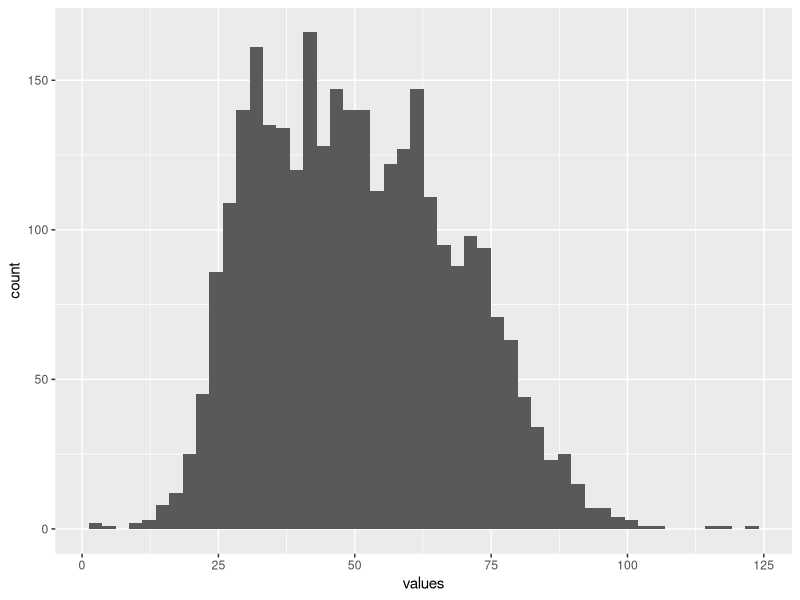
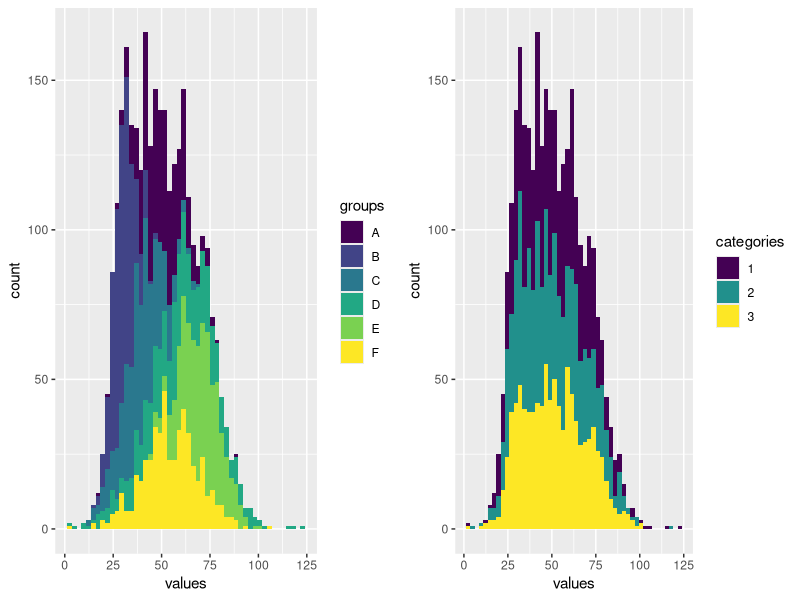
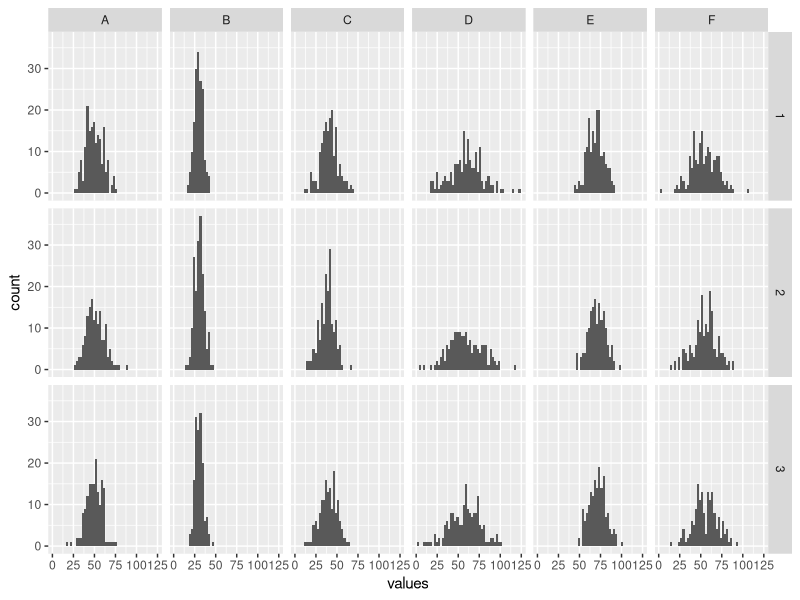
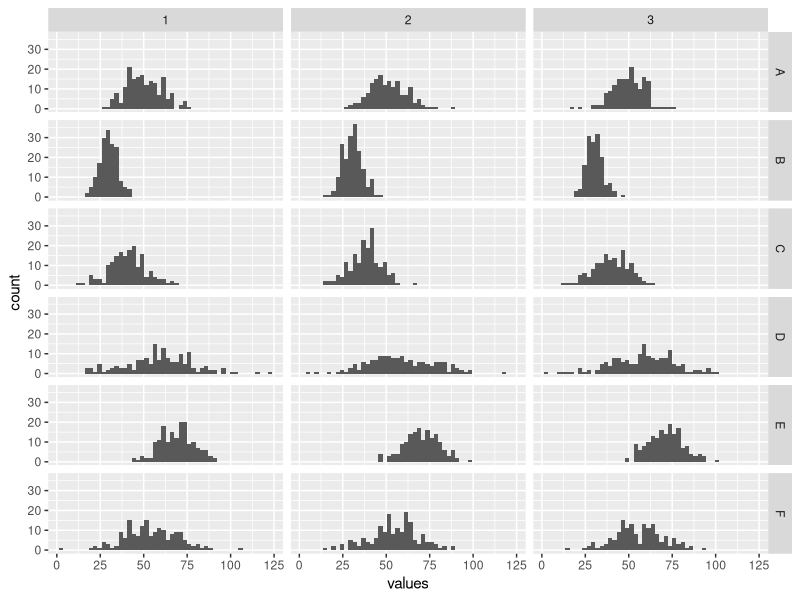
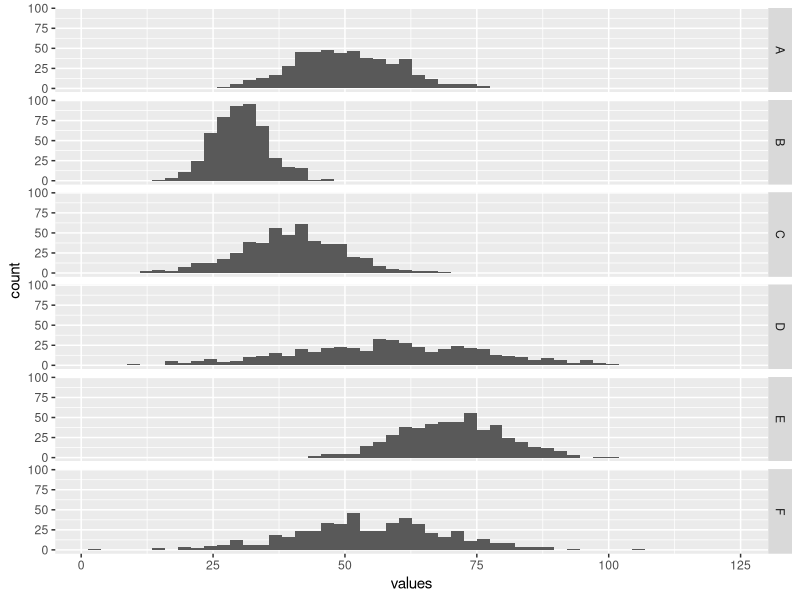
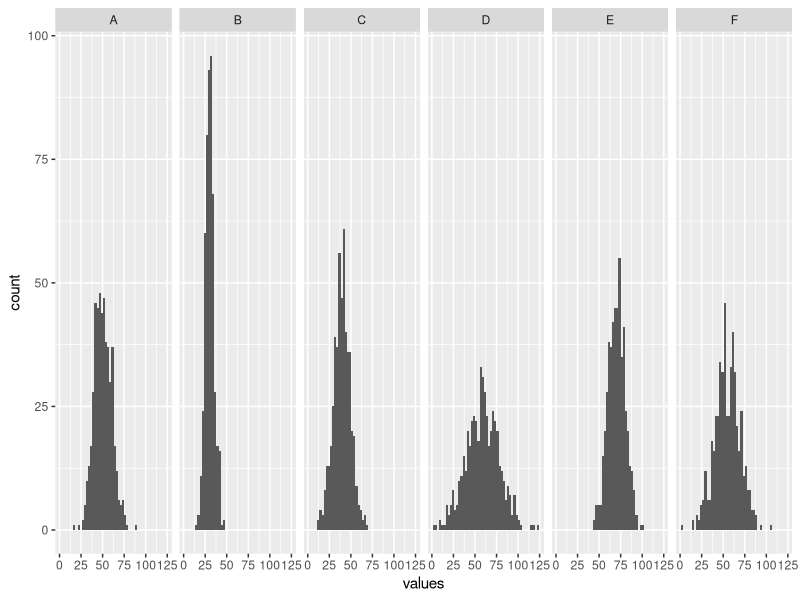
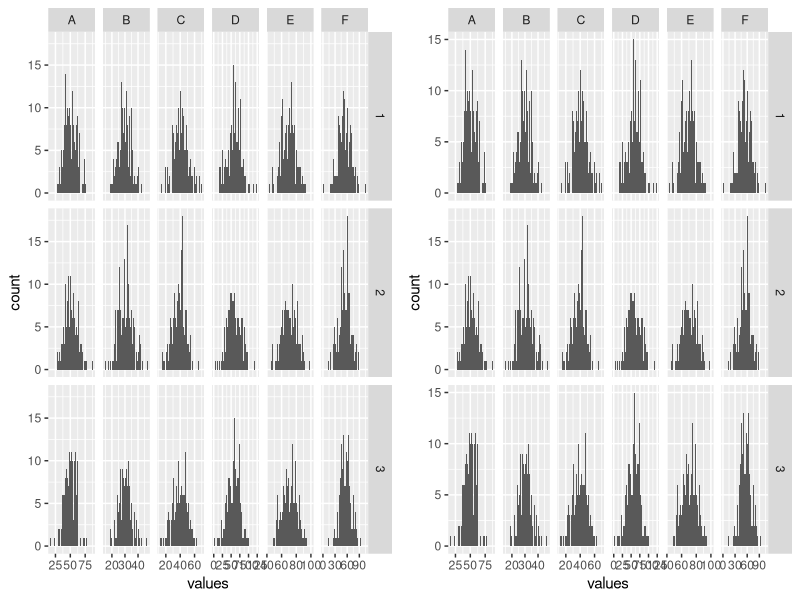

These figures' R source, in order:
## ---- chunk 1
knitr::opts_chunk$set(echo = TRUE, fig.align='center')

# title: facet_grid
# author: jonathan
# revised: 14/3/2020 

WEB <- c("https://bioceed.uib.no/dropfolder/bioSTATS/Rmd/Basic/Visualizing/Faceted/facet_grid.html")
GIT <- c("https://github.com/jonathansoule/biostats/blob/master/Visualizing/Faceted/facet_grid.Rmd")
library(ggplot2)
library(gridExtra)
# predictor variables
groups <- c(rep("A", 500), rep("B", 500), rep("C", 500), rep("D", 500), rep("E", 500), rep("F", 500))
categories <- as.factor(floor(runif(3000, min=1, max=4)))
# response variable
values <- c(rnorm(500, mean=50, sd=10), rnorm(500, mean=30, sd=5), rnorm(500, mean=40, sd=10), rnorm(500, mean=60, sd=20), rnorm(500, mean=70, sd=10), rnorm(500, mean=55, sd=15))
# dataframe
df <- data.frame(groups, categories, values)
## ---- chunk 2
ggplot(df, aes(values)) +    
  geom_histogram(bins=50)
## ---- chunk 3
grid.arrange(
  ggplot(df, aes(values, fill=groups)) +        # left plot, levels of groups
    geom_histogram(bins=50) +
    scale_fill_viridis_d(),
  ggplot(df, aes(values, fill=categories)) +    # right plot, levels of categories
    geom_histogram(bins=50) +
    scale_fill_viridis_d(),
  ncol=2)
## ---- chunk 4
ggplot(df, aes(values)) +
  geom_histogram(bins=50) +
  facet_grid(categories~groups)
## ---- chunk 5
ggplot(df, aes(values)) +
  geom_histogram(bins=50) +
  facet_grid(groups~categories)
## ---- chunk 6
ggplot(df, aes(values)) +
  geom_histogram(bins=50) +
  scale_fill_viridis_d() +
  facet_grid(rows = vars(groups))
## ---- chunk 7
ggplot(df, aes(values)) +
  geom_histogram(bins=50) +
  facet_grid(cols = vars(groups))
## ---- chunk 8
grid.arrange(
  ggplot(df, aes(values)) +    # left plot, free_y
    geom_histogram(bins=50) +
    facet_grid(categories~groups, scales = "free_x") ,
  ggplot(df, aes(values)) +    # right plot, free
    geom_histogram(bins=50) +
    facet_grid(categories~groups, scales = "free"),
  ncol=2)
